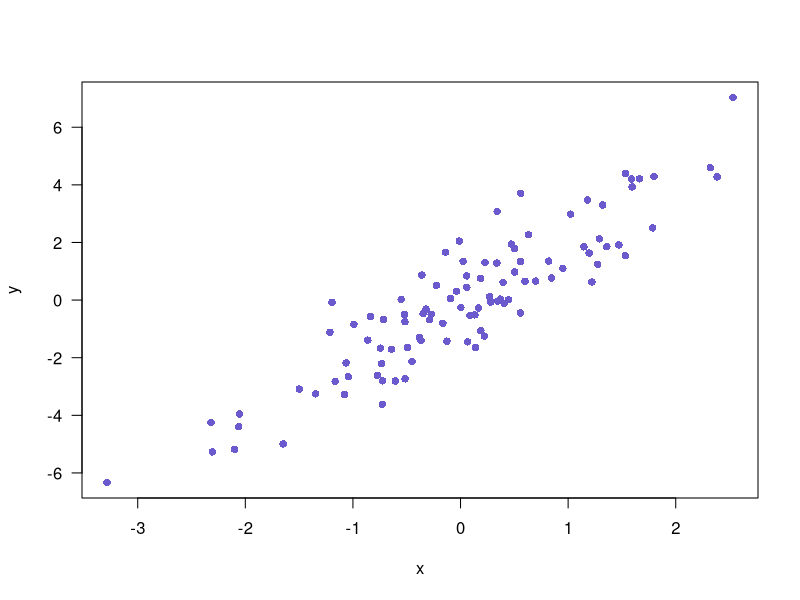

Recreate this plot in R.
## ---- chunk 1
knitr::opts_chunk$set(echo = FALSE)
library("viridis")
## ---- chunk 2
par(las=1)
n <- 100
x <- rnorm(n)
y <- 2*x + rnorm(n)
plot(x, y, pch=16, col="slateblue")
